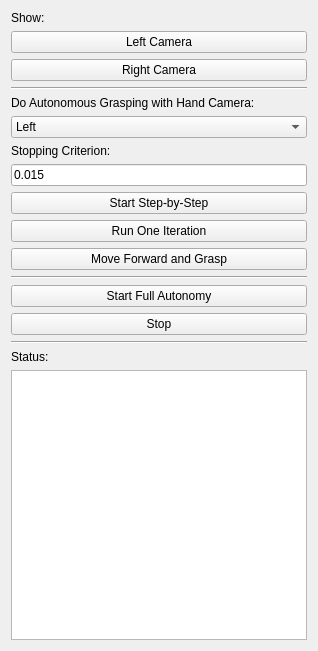
<?xml version="1.0" encoding="UTF-8"?>
<ui version="4.0">
 <class>PFGrasp</class>
 <widget class="QWidget" name="PFGrasp">
  <property name="geometry">
   <rect>
    <x>0</x>
    <y>0</y>
    <width>318</width>
    <height>651</height>
   </rect>
  </property>
  <property name="windowTitle">
   <string>Servo Grasping</string>
  </property>
  <layout class="QVBoxLayout" name="verticalLayout">
   <item>
    <widget class="QLabel" name="statusLabel_2">
     <property name="text">
      <string>Show:</string>
     </property>
    </widget>
   </item>
   <item>
    <widget class="QPushButton" name="showLHandCameraButton">
     <property name="text">
      <string>Left Camera</string>
     </property>
     <property name="checkable">
      <bool>true</bool>
     </property>
    </widget>
   </item>
   <item>
    <widget class="QPushButton" name="showRHandCameraButton">
     <property name="text">
      <string>Right Camera</string>
     </property>
     <property name="checkable">
      <bool>true</bool>
     </property>
    </widget>
   </item>
   <item>
    <widget class="Line" name="line_4">
     <property name="orientation">
      <enum>Qt::Horizontal</enum>
     </property>
    </widget>
   </item>
   <item>
    <widget class="QLabel" name="statusLabel_3">
     <property name="text">
      <string>Do Autonomous Grasping with Hand Camera:</string>
     </property>
    </widget>
   </item>
   <item>
    <widget class="QComboBox" name="selectHandBox">
     <item>
      <property name="text">
       <string>Left</string>
      </property>
     </item>
     <item>
      <property name="text">
       <string>Right</string>
      </property>
     </item>
    </widget>
   </item>
   <item>
    <widget class="QLabel" name="label">
     <property name="text">
      <string>Stopping Criterion:</string>
     </property>
    </widget>
   </item>
   <item>
    <widget class="QLineEdit" name="criterionEdit">
     <property name="text">
      <string>0.015</string>
     </property>
    </widget>
   </item>
   <item>
    <widget class="QPushButton" name="startStepButton">
     <property name="text">
      <string>Start Step-by-Step</string>
     </property>
    </widget>
   </item>
   <item>
    <widget class="QPushButton" name="runOneIterButton">
     <property name="text">
      <string>Run One Iteration</string>
     </property>
    </widget>
   </item>
   <item>
    <widget class="QPushButton" name="startGraspButton">
     <property name="text">
      <string>Move Forward and Grasp</string>
     </property>
    </widget>
   </item>
   <item>
    <widget class="Line" name="line_5">
     <property name="orientation">
      <enum>Qt::Horizontal</enum>
     </property>
    </widget>
   </item>
   <item>
    <widget class="QPushButton" name="startAutoButton">
     <property name="text">
      <string>Start Full Autonomy</string>
     </property>
    </widget>
   </item>
   <item>
    <widget class="QPushButton" name="stopButton">
     <property name="text">
      <string>Stop</string>
     </property>
    </widget>
   </item>
   <item>
    <widget class="Line" name="line_3">
     <property name="orientation">
      <enum>Qt::Horizontal</enum>
     </property>
    </widget>
   </item>
   <item>
    <widget class="QLabel" name="statusLabel">
     <property name="text">
      <string>Status:</string>
     </property>
    </widget>
   </item>
   <item>
    <widget class="QTextEdit" name="statusTextEdit"/>
   </item>
  </layout>
 </widget>
 <resources/>
 <connections/>
</ui>
